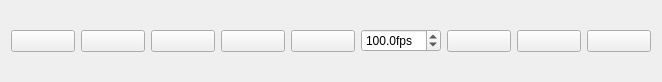
<?xml version="1.0" encoding="UTF-8"?>
<ui version="4.0">
 <class>qMRMLSequenceBrowserPlayWidget</class>
 <widget class="QWidget" name="qMRMLSequenceBrowserPlayWidget">
  <property name="geometry">
   <rect>
    <x>0</x>
    <y>0</y>
    <width>662</width>
    <height>82</height>
   </rect>
  </property>
  <property name="sizePolicy">
   <sizepolicy hsizetype="Preferred" vsizetype="Maximum">
    <horstretch>0</horstretch>
    <verstretch>0</verstretch>
   </sizepolicy>
  </property>
  <property name="windowTitle">
   <string>qMRMLSequenceBrowserPlayWidget</string>
  </property>
  <layout class="QHBoxLayout" name="horizontalLayout">
   <item>
    <widget class="QPushButton" name="pushButton_VcrFirst">
     <property name="toolTip">
      <string>First frame</string>
     </property>
     <property name="text">
      <string/>
     </property>
     <property name="icon">
      <iconset resource="../qCjyxSequenceBrowserModuleWidgets.qrc">
       <normaloff>:/Icons/pqVcrFirst24.png</normaloff>:/Icons/pqVcrFirst24.png</iconset>
     </property>
    </widget>
   </item>
   <item>
    <widget class="QPushButton" name="pushButton_VcrPrevious">
     <property name="toolTip">
      <string>Previous frame</string>
     </property>
     <property name="text">
      <string/>
     </property>
     <property name="icon">
      <iconset resource="../qCjyxSequenceBrowserModuleWidgets.qrc">
       <normaloff>:/Icons/pqVcrBack24.png</normaloff>:/Icons/pqVcrBack24.png</iconset>
     </property>
    </widget>
   </item>
   <item>
    <widget class="QPushButton" name="pushButton_VcrPlayPause">
     <property name="toolTip">
      <string>Play/Pause</string>
     </property>
     <property name="text">
      <string/>
     </property>
     <property name="icon">
      <iconset resource="../qCjyxSequenceBrowserModuleWidgets.qrc">
       <normaloff>:/Icons/pqVcrPlay24.png</normaloff>
       <normalon>:/Icons/pqVcrPause24.png</normalon>:/Icons/pqVcrPlay24.png</iconset>
     </property>
     <property name="checkable">
      <bool>true</bool>
     </property>
    </widget>
   </item>
   <item>
    <widget class="QPushButton" name="pushButton_VcrNext">
     <property name="toolTip">
      <string>Next frame</string>
     </property>
     <property name="text">
      <string/>
     </property>
     <property name="icon">
      <iconset resource="../qCjyxSequenceBrowserModuleWidgets.qrc">
       <normaloff>:/Icons/pqVcrForward24.png</normaloff>:/Icons/pqVcrForward24.png</iconset>
     </property>
    </widget>
   </item>
   <item>
    <widget class="QPushButton" name="pushButton_VcrLast">
     <property name="toolTip">
      <string>Last frame</string>
     </property>
     <property name="text">
      <string/>
     </property>
     <property name="icon">
      <iconset resource="../qCjyxSequenceBrowserModuleWidgets.qrc">
       <normaloff>:/Icons/pqVcrLast24.png</normaloff>:/Icons/pqVcrLast24.png</iconset>
     </property>
    </widget>
   </item>
   <item>
    <widget class="QDoubleSpinBox" name="doubleSpinBox_VcrPlaybackRate">
     <property name="suffix">
      <string>fps</string>
     </property>
     <property name="decimals">
      <number>1</number>
     </property>
     <property name="minimum">
      <double>0.000000000000000</double>
     </property>
     <property name="maximum">
      <double>1000.000000000000000</double>
     </property>
     <property name="singleStep">
      <double>5.000000000000000</double>
     </property>
     <property name="value">
      <double>100.000000000000000</double>
     </property>
    </widget>
   </item>
   <item>
    <widget class="QPushButton" name="pushButton_VcrLoop">
     <property name="toolTip">
      <string>Loop playback</string>
     </property>
     <property name="text">
      <string/>
     </property>
     <property name="icon">
      <iconset resource="../qCjyxSequenceBrowserModuleWidgets.qrc">
       <normaloff>:/Icons/pqVcrLoop24.png</normaloff>:/Icons/pqVcrLoop24.png</iconset>
     </property>
     <property name="checkable">
      <bool>true</bool>
     </property>
    </widget>
   </item>
   <item>
    <widget class="QPushButton" name="pushButton_VcrRecord">
     <property name="toolTip">
      <string>Record proxy nodes modifications continuously</string>
     </property>
     <property name="text">
      <string/>
     </property>
     <property name="icon">
      <iconset resource="../qCjyxSequenceBrowserModuleWidgets.qrc">
       <normaloff>:/Icons/VcrRecord16.png</normaloff>:/Icons/VcrRecord16.png</iconset>
     </property>
     <property name="checkable">
      <bool>true</bool>
     </property>
    </widget>
   </item>
   <item>
    <widget class="QPushButton" name="pushButton_Snapshot">
     <property name="toolTip">
      <string>Record snapshot of current state of all proxy nodes</string>
     </property>
     <property name="text">
      <string/>
     </property>
     <property name="icon">
      <iconset resource="../qCjyxSequenceBrowserModuleWidgets.qrc">
       <normaloff>:/Icons/pqCamera24.png</normaloff>:/Icons/pqCamera24.png</iconset>
     </property>
    </widget>
   </item>
  </layout>
 </widget>
 <tabstops>
  <tabstop>pushButton_VcrFirst</tabstop>
  <tabstop>pushButton_VcrPrevious</tabstop>
  <tabstop>pushButton_VcrPlayPause</tabstop>
  <tabstop>pushButton_VcrNext</tabstop>
  <tabstop>pushButton_VcrLast</tabstop>
  <tabstop>doubleSpinBox_VcrPlaybackRate</tabstop>
  <tabstop>pushButton_VcrLoop</tabstop>
 </tabstops>
 <resources>
  <include location="../../../Resources/qCjyxSequenceBrowserModule.qrc"/>
  <include location="../qCjyxSequenceBrowserModuleWidgets.qrc"/>
 </resources>
 <connections/>
</ui>
